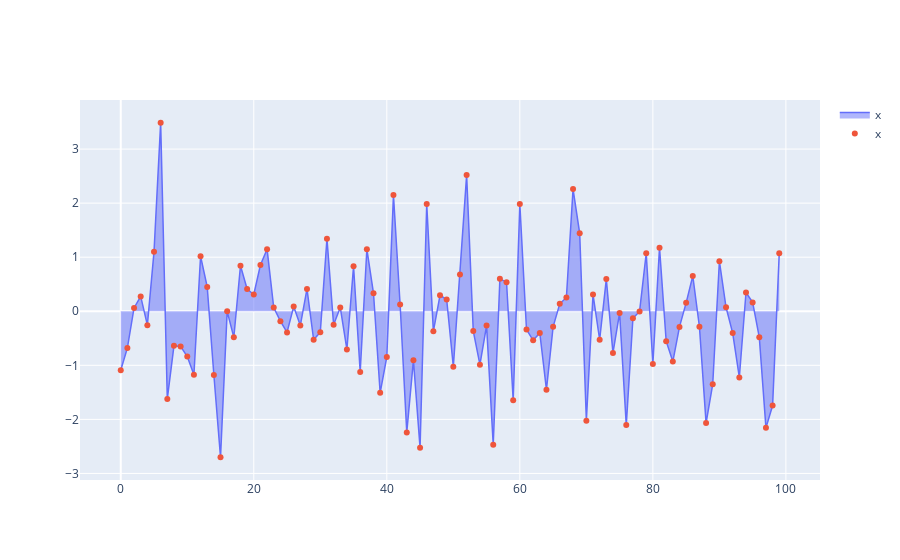

The cell this chart's notebook holds for it:
### Code cell
fig.scatter(df.x)
fig.show()
